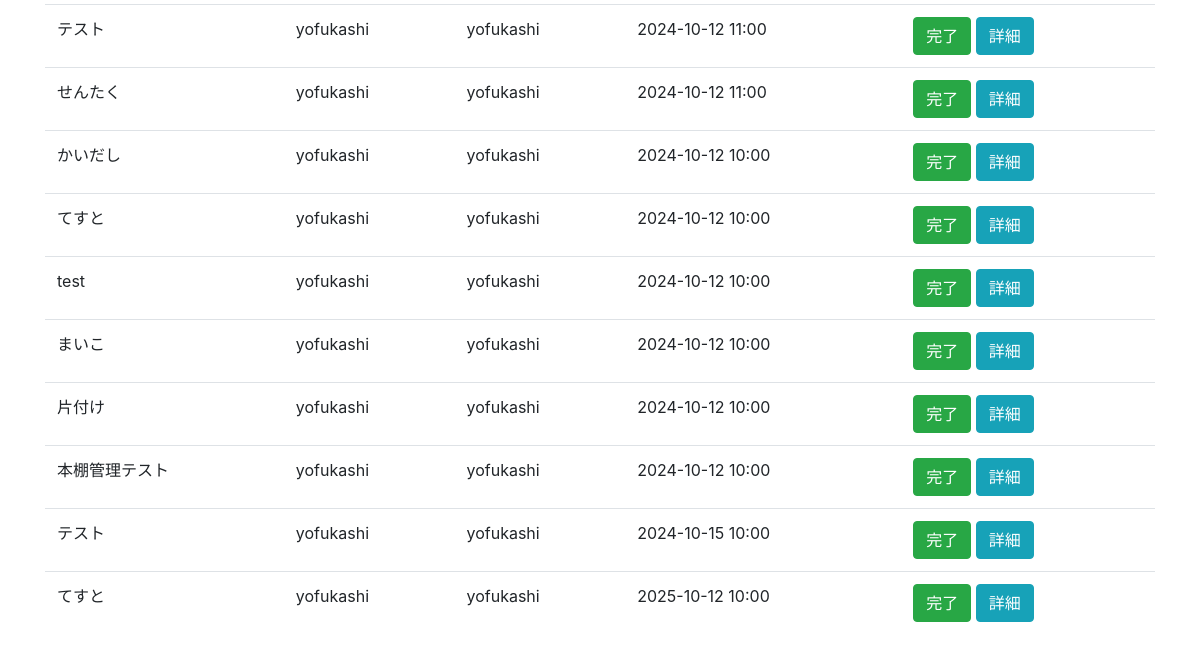
The page /task_list (lower part) on the database as committed earlier.
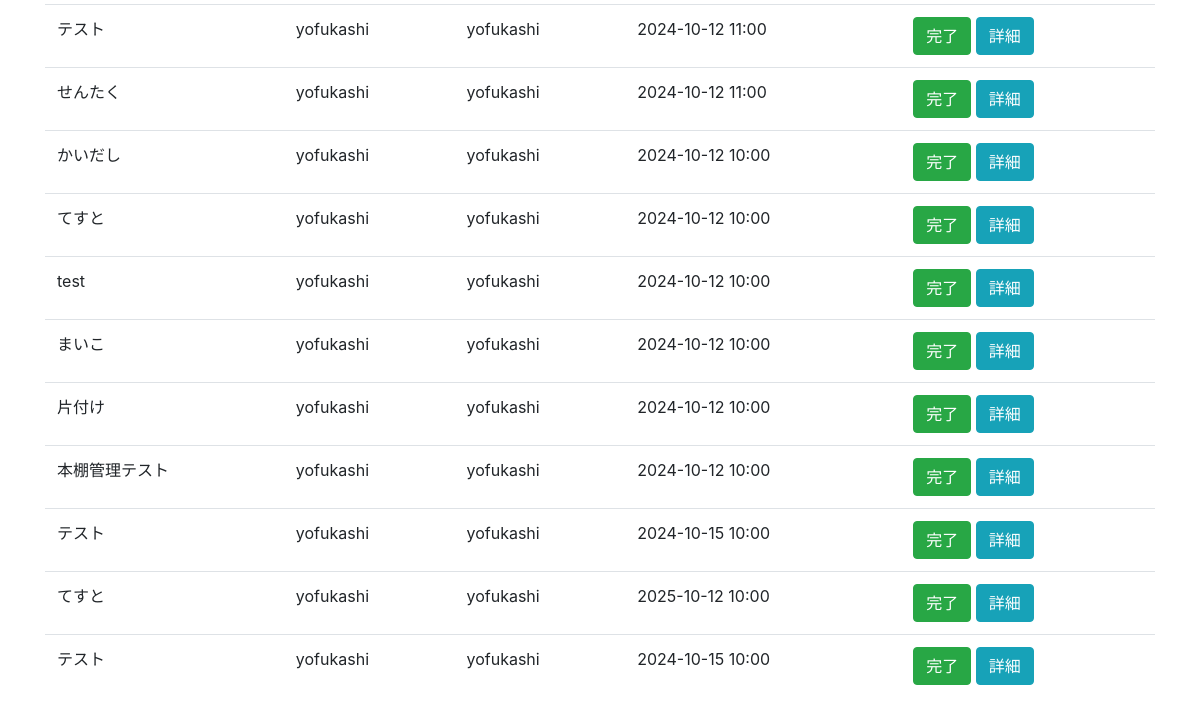
The same page on the database as committed later.
### models.py (models this page shows)
class Task(db.Model):
    id = db.Column(db.Integer, primary_key=True)
    title = db.Column(db.String(100), nullable=False)
    due_date = db.Column(db.DateTime, nullable=False)
    requester_id = db.Column(db.Integer, db.ForeignKey('user.id'), nullable=False)
    assignee_id = db.Column(db.Integer, db.ForeignKey('user.id'), nullable=False)
    remind_start_date = db.Column(db.DateTime, nullable=False)
    remind_interval = db.Column(db.String(10), nullable=False)
    is_completed = db.Column(db.Boolean, default=False)
    requester = db.relationship('User', foreign_keys=[requester_id], backref='requested_tasks')
    assignee = db.relationship('User', foreign_keys=[assignee_id], backref='assigned_tasks')

class User(db.Model):
    id = db.Column(db.Integer, primary_key=True)
    username = db.Column(db.String(100), unique=True, nullable=False)
    email = db.Column(db.String(120), unique=True, nullable=False)
    team_id = db.Column(db.Integer, db.ForeignKey('team.id'), nullable=False)

### routes.py (the view)
@main.route('/task_list')
def task_list():
    tasks = Task.query.filter_by(is_completed=False).all()
    return render_template('task_list.html', tasks=tasks)

### templates/task_list.html (shortened to what this page needs)
<!DOCTYPE html>
<html lang="ja">
<head>
    <link rel="stylesheet" href="https://stackpath.bootstrapcdn.com/bootstrap/4.5.2/css/bootstrap.min.css">
</head>
<body>
    <div class="container mt-5">
        <table class="table">
            <tbody>
                {% for task in tasks %}
                <tr>
                    <td>{{ task.title }}</td>
                    <td>{{ task.requester.username }}</td>
                    <td>{{ task.assignee.username }}</td>
                    <td>{{ task.due_date.strftime('%Y-%m-%d %H:%M') }}</td>
                    <td>
                        <form action="{{ url_for('main.complete_task', task_id=task.id) }}" method="POST" style="display:inline;">
                            <button type="submit" class="btn btn-success">完了</button>
                        </form>
                        <a href="{{ url_for('main.task_detail', task_id=task.id) }}" class="btn btn-info">詳細</a>
                    </td>
                </tr>
                {% endfor %}
            </tbody>
        </table>
    </div>
</body>
</html>

Rows that differ between the two databases and show on the page:
added Task: title "テスト", requester.username "yofukashi", assignee.username "yofukashi", due_date "2024-10-15 10:00"
